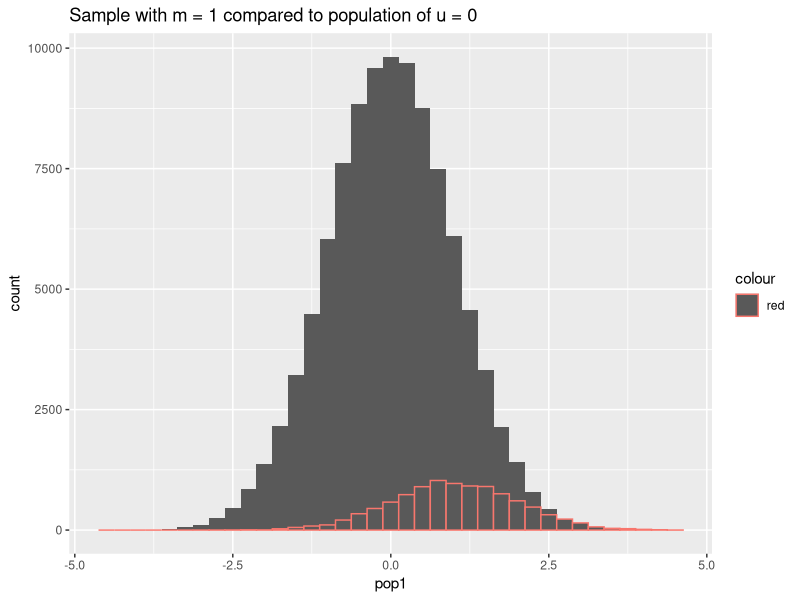

Generate this figure with R:
## ---- chunk 1
library(ggplot2)
pop <- data.frame(pop1 = rnorm(n = 100000, mean = 0))
sam <- data.frame(pop2 = rnorm(n = 10000, mean = 1))
ggplot() + geom_histogram(data = pop, aes(x = pop1), binwidth = 0.25) + 
  geom_histogram(data = sam, aes(x = pop2, colour = 'red'), binwidth = 0.25) + 
  ggtitle("Sample with m = 1 compared to population of u = 0")
